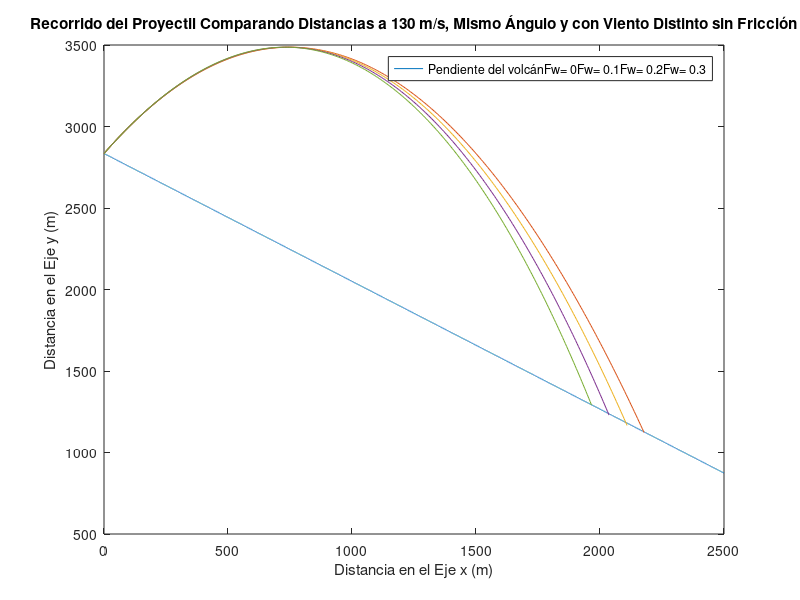

Reproduce this figure in MATLAB.
%% Gráfica con viento y sin fricción
clc;clear

m=-0.7842;
c=2834.3;

x=0:0.1:2500;
y=m*x+c;

plot(x,y)
hold on

g=9.8;
vin=130;
angulo=60*pi/180;

vxin=vin*cos(angulo);
vyin=vin*sin(angulo);

xin=0;
yin=2834.3;

xt=xin;
yt=yin;

xp(1,1)=xin;
yp(1,1)=yin;
vx(1,1)=vxin;
vy(1,1)=vyin;

i=1;

dt=0.1;

y_linea=m*xt+c;
while yt>=y_linea
    i=i+1;
    xp(i,1)=xp(i-1,1)+dt*vx(i-1,1);
    yp(i,1)=yp(i-1,1)+dt*vy(i-1,1);
    vx(i,1)=vx(i-1,1)+dt*(-0);
    vy(i,1)=vy(i-1,1)+dt*(-g);
    y_linea=m*xp(i,1)+c;
    yt=yp(i,1);
end
plot(xp,yp)

clc;clear

m=-0.7842;
c=2834.3;

x=0:0.1:2500;
y=m*x+c;

g=9.8;
vin=130;
angulo=60*pi/180;

vxin=vin*cos(angulo);
vyin=vin*sin(angulo);

xin=0;
yin=2834.3;

xt=xin;
yt=yin;

xp(1,1)=xin;
yp(1,1)=yin;
vx(1,1)=vxin;
vy(1,1)=vyin;

i=1;

dt=0.1;

y_linea=m*xt+c;
while yt>=y_linea
    i=i+1;
    xp(i,1)=xp(i-1,1)+dt*vx(i-1,1);
    yp(i,1)=yp(i-1,1)+dt*vy(i-1,1);
    vx(i,1)=vx(i-1,1)+dt*(-0.1);
    vy(i,1)=vy(i-1,1)+dt*(-g);
    y_linea=m*xp(i,1)+c;
    yt=yp(i,1);
end
plot(xp,yp)

clc;clear

m=-0.7842;
c=2834.3;

x=0:0.1:2500;
y=m*x+c;

g=9.8;
vin=130;
angulo=60*pi/180;

vxin=vin*cos(angulo);
vyin=vin*sin(angulo);

xin=0;
yin=2834.3;

xt=xin;
yt=yin;

xp(1,1)=xin;
yp(1,1)=yin;
vx(1,1)=vxin;
vy(1,1)=vyin;

i=1;

dt=0.1;

y_linea=m*xt+c;
while yt>=y_linea
    i=i+1;
    xp(i,1)=xp(i-1,1)+dt*vx(i-1,1);
    yp(i,1)=yp(i-1,1)+dt*vy(i-1,1);
    vx(i,1)=vx(i-1,1)+dt*(-0.2);
    vy(i,1)=vy(i-1,1)+dt*(-g);
    y_linea=m*xp(i,1)+c;
    yt=yp(i,1);
end
plot(xp,yp)

clc;clear

m=-0.7842;
c=2834.3;

x=0:0.1:2500;
y=m*x+c;

g=9.8;
vin=130;
angulo=60*pi/180;

vxin=vin*cos(angulo);
vyin=vin*sin(angulo);

xin=0;
yin=2834.3;

xt=xin;
yt=yin;

xp(1,1)=xin;
yp(1,1)=yin;
vx(1,1)=vxin;
vy(1,1)=vyin;

i=1;

dt=0.1;

y_linea=m*xt+c;
while yt>=y_linea
    i=i+1;
    xp(i,1)=xp(i-1,1)+dt*vx(i-1,1);
    yp(i,1)=yp(i-1,1)+dt*vy(i-1,1);
    vx(i,1)=vx(i-1,1)+dt*(-0.3);
    vy(i,1)=vy(i-1,1)+dt*(-g); %para friccion se resta el valor de aceleración
    y_linea=m*xp(i,1)+c;
    yt=yp(i,1);
end
plot(xp,yp)


hold off
% leyendas de la tabla
title("Recorrido del Proyectil Comparando Distancias a 130 m/s, Mismo Ángulo y con Viento Distinto sin Fricción")
xlabel("Distancia en el Eje x (m)")
ylabel("Distancia en el Eje y (m)")
legend(["Pendiente del volcán","Fw= 0","Fw= 0.1","Fw= 0.2","Fw= 0.3"],"Location","northeast")